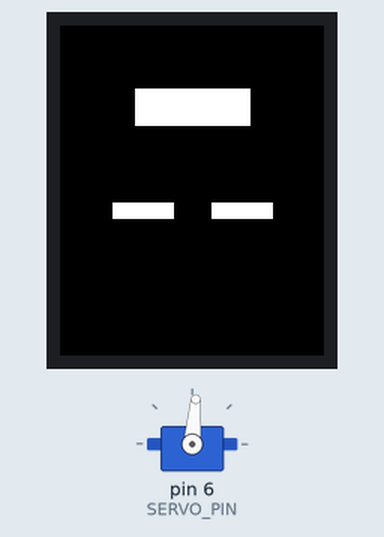
This sketch was run on a simulated Arduino Uno, built with avr-gcc and run on an emulated ATmega328P. Parts: 176×220 colour display, servo. Random numbers use the default seed unless the sketch sets one.

Above: at 0.3 s.
At 18.7 s:
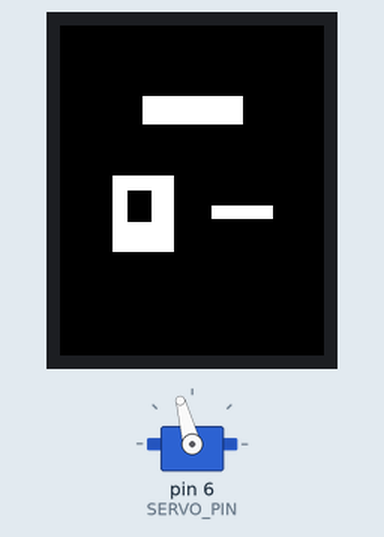
At 28.0 s:
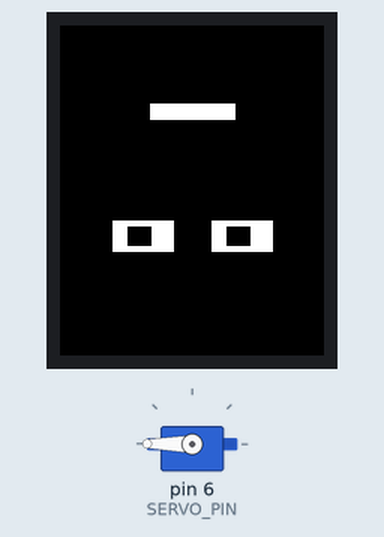
At 38.1 s:
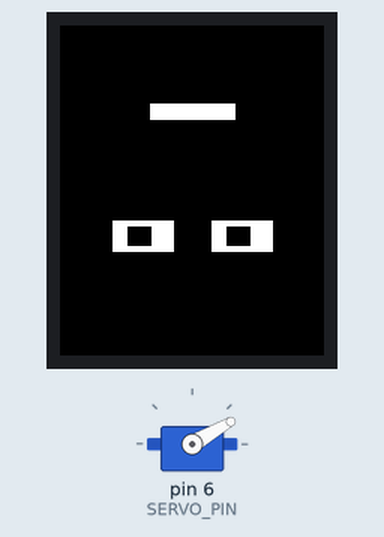
Timing chart, 0 to 39.6 s (numbered marks = the images above):
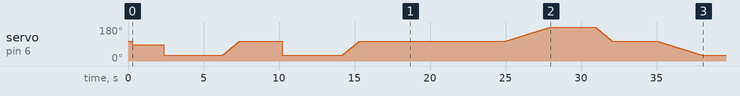

The sketch:

DeskMate.ino
```cpp
#include "faces.h"

int servo_degree;

const uint16_t (*gezichten[])[5] = {
  robotGezicht,
  kijkLinksBoven,
  kijkLinksOnder,
  kijkRechtsBoven,
  kijkRechtsOnder,
  blij,
  knipoog,
  verbaasd,
  slaperig
};
const int AANTAL_GEZICHTEN = 9;

const int RECHT_GRADEN = 105;  // schermpje rechtop
const int OMVAL_LINKS = 30;    // omgevallen naar links
const int OMVAL_RECHTS = 180;  // omgevallen naar rechts

void setup() {
  randomSeed(analogRead(0));
  setupFTF();
  setupServo();
}

void loop() {
  const uint16_t(*gekozen)[5] = gezichten[random(AANTAL_GEZICHTEN)];

  tekenGezicht(gekozen);

  int omvalDoel = (random(2) == 0) ? OMVAL_LINKS : OMVAL_RECHTS;

  if (gekozen == slaperig) {
    beweegNaar(omvalDoel, 40);  // langzaam omvallen
  } else if (gekozen == verbaasd) {
    setDegreeSnel(omvalDoel);  // ineens omvallen
  } else if (gekozen == blij) {
    for (int i = 0; i < 6; i++) {  // blijft springen tussen 85 en 125
      setDegreeSnel(85);
    }
  } else {
    setDegree(RECHT_GRADEN);  // normale gezichten: recht staan
  }

  delay(random(2000, 4001));
}
```

Servo.ino
```cpp
#include <Servo.h>

#define SERVO_PIN 6

Servo Servo;

void setupServo() {
  Servo.attach(SERVO_PIN);   // servo op pin 6
  servo_degree = 105;
  Servo.write(105);
}

// Beweeg vloeiend naar een hoek; grotere vertraging = langzamer
void beweegNaar(int degree, int stapVertraging) {
  int stap = (degree > servo_degree) ? 1 : -1;
  while (servo_degree != degree) {
    servo_degree += stap;
    Servo.write(servo_degree);
    delay(stapVertraging);
  }
}

// Normale vloeiende beweging
void setDegree(int degree) {
  beweegNaar(degree, 15);
}

// Ineens naar een hoek springen (geen tussenstapjes)
void setDegreeSnel(int degree) {
  servo_degree = degree;
  Servo.write(degree);
}
```

TFT.ino
```cpp
#include <TFT_22_ILI9225.h>

#define TFT_RST 9
#define TFT_RS 8
#define TFT_CS 10
#define TFT_LED 0

TFT_22_ILI9225 tft = TFT_22_ILI9225(TFT_RST, TFT_RS, TFT_CS, TFT_LED);

void setupFTF() {
  tft.begin();
  tft.clear();
}

void tekenGezicht(const uint16_t gezicht[][5]) {
  tft.fillRectangle(0, 0, 176, 220, COLOR_BLACK);  // zwarte achtergrond

  for (int i = 0; gezicht[i][2] != 0; i++) {  // stop als breedte 0 is
    uint16_t x = gezicht[i][0];
    uint16_t y = gezicht[i][1];
    uint16_t breed = gezicht[i][2];
    uint16_t hoog = gezicht[i][3];
    uint16_t kleur = gezicht[i][4];

    // fillRectangle wil twee hoekpunten: x,y en x+breed, y+hoog
    tft.fillRectangle(x, y, x + breed, y + hoog, kleur);
  }
}
```

faces.h
```cpp
#pragma once
#include <TFT_22_ILI9225.h>

const uint16_t robotGezicht[][5] = {
  // Rechteroog (was linkeroog) — nu onderaan
  {101, 100, 40, 50, COLOR_WHITE},
  // Pupil
  {111, 110, 15, 20, COLOR_BLACK},

  // Linkeroog (was rechteroog)
  { 35, 100, 40, 50, COLOR_WHITE},
  // Pupil
  { 45, 110, 15, 20, COLOR_BLACK},

// Mondje — nu bovenaan
  { 55,  47, 66, 18, COLOR_WHITE},

  {0, 0, 0, 0, 0}   // stop
};

// Kijkt naar LINKSBOVEN
const uint16_t kijkLinksBoven[][5] = {
  {101, 100, 40, 50, COLOR_WHITE},   // rechteroog
  {103, 102, 15, 20, COLOR_BLACK},   // pupil: links + boven
  { 35, 100, 40, 50, COLOR_WHITE},   // linkeroog
  { 37, 102, 15, 20, COLOR_BLACK},   // pupil: links + boven
  { 55,  47, 66, 18, COLOR_WHITE},   // mondje
  {0, 0, 0, 0, 0}
};

// Kijkt naar RECHTSBOVEN
const uint16_t kijkRechtsBoven[][5] = {
  {101, 100, 40, 50, COLOR_WHITE},
  {119, 102, 15, 20, COLOR_BLACK},   // pupil: rechts + boven
  { 35, 100, 40, 50, COLOR_WHITE},
  { 53, 102, 15, 20, COLOR_BLACK},   // pupil: rechts + boven
  { 55,  47, 66, 18, COLOR_WHITE},
  {0, 0, 0, 0, 0}
};

// Kijkt naar LINKSONDER
const uint16_t kijkLinksOnder[][5] = {
  {101, 100, 40, 50, COLOR_WHITE},
  {103, 128, 15, 20, COLOR_BLACK},   // pupil: links + onder
  { 35, 100, 40, 50, COLOR_WHITE},
  { 37, 128, 15, 20, COLOR_BLACK},   // pupil: links + onder
  { 55,  47, 66, 18, COLOR_WHITE},
  {0, 0, 0, 0, 0}
};

// Kijkt naar RECHTSONDER
const uint16_t kijkRechtsOnder[][5] = {
  {101, 100, 40, 50, COLOR_WHITE},
  {119, 128, 15, 20, COLOR_BLACK},   // pupil: rechts + onder
  { 35, 100, 40, 50, COLOR_WHITE},
  { 53, 128, 15, 20, COLOR_BLACK},   // pupil: rechts + onder
  { 55,  47, 66, 18, COLOR_WHITE},
  {0, 0, 0, 0, 0}
};

// Blij — lachende streepjesogen (^ ^) met grote glimlach
const uint16_t blij[][5] = {
  { 35, 118, 40, 10, COLOR_WHITE},   // linkeroog dichtgeknepen
  {101, 118, 40, 10, COLOR_WHITE},   // rechteroog dichtgeknepen
  { 50,  42, 76, 24, COLOR_WHITE},   // brede glimlach
  {0, 0, 0, 0, 0}
};

// Knipoog — links open, rechts dicht
const uint16_t knipoog[][5] = {
  { 35, 100, 40, 50, COLOR_WHITE},   // linkeroog open
  { 45, 110, 15, 20, COLOR_BLACK},   // pupil
  {101, 120, 40,  8, COLOR_WHITE},   // rechteroog dicht (streepje)
  { 55,  47, 66, 18, COLOR_WHITE},   // mondje
  {0, 0, 0, 0, 0}
};

// Verbaasd — grote ogen, klein rond mondje (O)
const uint16_t verbaasd[][5] = {
  { 30,  92, 50, 62, COLOR_WHITE},   // groot linkeroog
  { 45, 110, 18, 24, COLOR_BLACK},   // pupil
  { 96,  92, 50, 62, COLOR_WHITE},   // groot rechteroog
  {111, 110, 18, 24, COLOR_BLACK},   // pupil
  { 73,  44, 30, 30, COLOR_WHITE},   // O-mondje
  {0, 0, 0, 0, 0}
};

// Slaperig — half dichte ogen, klein mondje
const uint16_t slaperig[][5] = {
  { 35, 130, 40, 20, COLOR_WHITE},   // linkeroog half
  { 45, 134, 15, 12, COLOR_BLACK},   // pupil
  {101, 130, 40, 20, COLOR_WHITE},   // rechteroog half
  {111, 134, 15, 12, COLOR_BLACK},   // pupil
  { 60,  52, 56, 10, COLOR_WHITE},   // klein mondje
  {0, 0, 0, 0, 0}
};
```

Measured:
- what the display in image 1 shows lasts 4.0 s, from 18.6 s to 22.6 s
